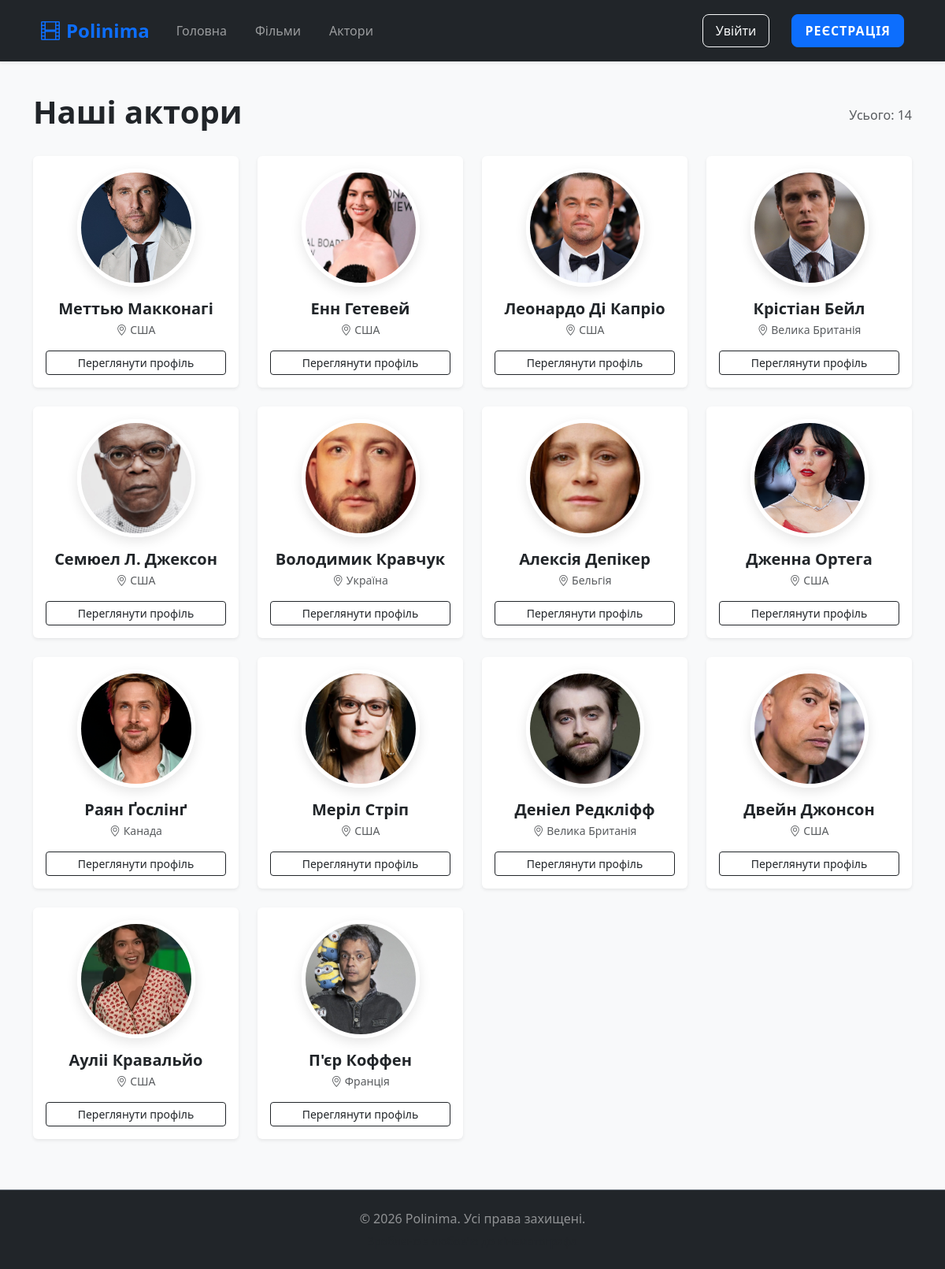
The page /actors/ on the database its author committed.
### film_site_app/models.py (models this page shows, shortened)
class Actor(models.Model):
    name = models.CharField(max_length=255)
    last_name = models.CharField(max_length=255)
    gender_choices = [
        ("male", "Чоловік"),
        ("female", "Жінка"),
        ("no_info", "Не бажаю вказувати"),
    ]
    gender = models.CharField(max_length=20, choices=gender_choices)
    country = models.CharField(max_length=255)
    photo = models.ImageField(upload_to="actor_photos/")

### film_site_app/views.py (the view)
# urls.py: path("actors/", ActorListView.as_view(), name="actor_list"),
class ActorListView(ListView):
    model = Actor
    template_name = "actors/actor_list.html"
    context_object_name = "actors"

### templates/actors/actor_list.html (shortened to what this page needs)
{% extends 'base.html' %}
{% block content %}
    <div class="d-flex justify-content-between align-items-center mb-4">
        <h1 class="fw-bold">Наші актори</h1>
        <span class="text-muted">Усього: {{ actors|length }}</span>
    </div>
    <div class="row row-cols-1 row-cols-sm-2 row-cols-md-3 row-cols-lg-4 g-4">
        {% for actor in actors %}
            <div class="col">
                <div class="card h-100 shadow-sm film-card text-center p-3">
                    <div class="avatar-wrapper mb-3">
                        {% if actor.photo %}
                            <img src="{{ actor.photo.url }}" alt="{{ actor.name }} {{ actor.last_name }}">
                        {% else %}
                            <div class="bg-light d-flex align-items-center justify-content-center h-100">
                                <span class="text-muted small">Немає фото</span>
                            </div>
                        {% endif %}
                    </div>
                    <div class="card-body d-flex flex-column p-0">
                        <h5 class="card-title fw-bold mb-1">
                            {{ actor.name }} {{ actor.last_name }}
                        </h5>
                        <p class="card-text text-muted small mb-3">
                            {% if actor.country %}
                                <i class="bi bi-geo-alt"></i> {{ actor.country }}
                            {% endif %}
                        </p>
                        <div class="mt-auto">
                            <a href="{% url 'film_site_app:actor_detail' actor.id %}" class="btn btn-outline-dark btn-sm w-100">
                                Переглянути профіль
                            </a>
                        </div>
                    </div>
                </div>
            </div>
        {% empty %}
            <div class="col-12">
                <div class="alert alert-light text-center py-5">
                    <p class="mb-0">Список акторів наразі порожній.</p>
                </div>
            </div>
        {% endfor %}
    </div>
{% endblock %}

### static/css/styles.css (style rules this page uses)
.film-card { transition: transform 0.3s ease, box-shadow 0.3s ease; border: none; }
.card-title { min-height: 1.2em; }
body { background-color: #f8f9fa; color: #212529; }
.avatar-wrapper { width: 150px; height: 150px; margin: 0 auto; overflow: hidden; border-radius: 50%; border: 5px solid #fff; box-shadow: 0 5px 15px rgba(0,0,0,0.1); }
.avatar-wrapper img { width: 100%; height: 100%; object-fit: cover; }

### rows shown on the page
Actor: photo (picture), name "Меттью", last_name "Макконагі", country "США"
Actor: photo (picture), name "Енн", last_name "Гетевей", country "США"
Actor: photo (picture), name "Леонардо", last_name "Ді Капріо", country "США"
Actor: photo (picture), name "Крістіан", last_name "Бейл", country "Велика Британія"
Actor: photo (picture), name "Семюел Л.", last_name "Джексон", country "США"
Actor: photo (picture), name "Володимик", last_name "Кравчук", country "Україна"
Actor: photo (picture), name "Алексія", last_name "Депікер", country "Бельгія"
Actor: photo (picture), name "Дженна", last_name "Ортега", country "США"
Actor: photo (picture), name "Раян", last_name "Ґослінґ", country "Канада"
Actor: photo (picture), name "Меріл", last_name "Стріп", country "США"
Actor: photo (picture), name "Деніел", last_name "Редкліфф", country "Велика Британія"
Actor: photo (picture), name "Двейн", last_name "Джонсон", country "США"
Actor: photo (picture), name "Ауліі", last_name "Кравальйо", country "США"
Actor: photo (picture), name "П'єр", last_name "Коффен", country "Франція"

### other values the page prints
{{ actors|length }} "14"
